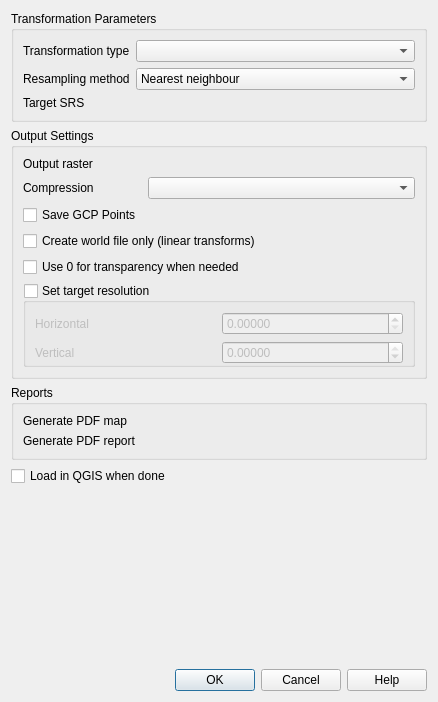
<?xml version="1.0" encoding="UTF-8"?>
<ui version="4.0">
 <class>QgsTransformSettingsDialog</class>
 <widget class="QDialog" name="QgsTransformSettingsDialog">
  <property name="geometry">
   <rect>
    <x>0</x>
    <y>0</y>
    <width>438</width>
    <height>702</height>
   </rect>
  </property>
  <property name="windowTitle">
   <string>Transformation Settings</string>
  </property>
  <layout class="QGridLayout" name="gridLayout_2">
   <item row="7" column="0">
    <spacer name="verticalSpacer">
     <property name="orientation">
      <enum>Qt::Vertical</enum>
     </property>
     <property name="sizeHint" stdset="0">
      <size>
       <width>20</width>
       <height>40</height>
      </size>
     </property>
    </spacer>
   </item>
   <item row="1" column="0">
    <widget class="QGroupBox" name="groupBox_2">
     <property name="title">
      <string>Output Settings</string>
     </property>
     <layout class="QGridLayout" name="gridLayout_5">
      <item row="3" column="0" colspan="2">
       <widget class="QCheckBox" name="mWorldFileCheckBox">
        <property name="text">
         <string>Create world file only (linear transforms)</string>
        </property>
       </widget>
      </item>
      <item row="0" column="0">
       <widget class="QLabel" name="label_2">
        <property name="sizePolicy">
         <sizepolicy hsizetype="Fixed" vsizetype="Preferred">
          <horstretch>0</horstretch>
          <verstretch>0</verstretch>
         </sizepolicy>
        </property>
        <property name="text">
         <string>Output raster</string>
        </property>
       </widget>
      </item>
      <item row="0" column="1">
       <widget class="QgsFileWidget" name="mOutputRaster" native="true"/>
      </item>
      <item row="4" column="0" colspan="2">
       <widget class="QCheckBox" name="cbxZeroAsTrans">
        <property name="text">
         <string>Use 0 for transparency when needed</string>
        </property>
        <property name="checked">
         <bool>false</bool>
        </property>
       </widget>
      </item>
      <item row="1" column="0">
       <widget class="QLabel" name="mCompressionLabel">
        <property name="sizePolicy">
         <sizepolicy hsizetype="Fixed" vsizetype="Preferred">
          <horstretch>0</horstretch>
          <verstretch>0</verstretch>
         </sizepolicy>
        </property>
        <property name="text">
         <string>Compression</string>
        </property>
        <property name="buddy">
         <cstring>cmbCompressionComboBox</cstring>
        </property>
       </widget>
      </item>
      <item row="1" column="1">
       <widget class="QComboBox" name="cmbCompressionComboBox">
        <property name="sizePolicy">
         <sizepolicy hsizetype="Preferred" vsizetype="Fixed">
          <horstretch>0</horstretch>
          <verstretch>0</verstretch>
         </sizepolicy>
        </property>
       </widget>
      </item>
      <item row="5" column="0" colspan="2">
       <widget class="QGroupBox" name="cbxUserResolution">
        <property name="title">
         <string>Set target resolution</string>
        </property>
        <property name="checkable">
         <bool>true</bool>
        </property>
        <property name="checked">
         <bool>false</bool>
        </property>
        <layout class="QGridLayout" name="gridLayout_3">
         <property name="bottomMargin">
          <number>0</number>
         </property>
         <item row="1" column="1">
          <widget class="QgsValidatedDoubleSpinBox" name="dsbVerticalRes">
           <property name="sizePolicy">
            <sizepolicy hsizetype="Minimum" vsizetype="Fixed">
             <horstretch>0</horstretch>
             <verstretch>0</verstretch>
            </sizepolicy>
           </property>
           <property name="frame">
            <bool>true</bool>
           </property>
           <property name="decimals">
            <number>5</number>
           </property>
           <property name="minimum">
            <double>-999999.000000000000000</double>
           </property>
           <property name="maximum">
            <double>0.000000000000000</double>
           </property>
          </widget>
         </item>
         <item row="0" column="0">
          <widget class="QLabel" name="label_4">
           <property name="text">
            <string>Horizontal</string>
           </property>
          </widget>
         </item>
         <item row="1" column="0">
          <widget class="QLabel" name="label_5">
           <property name="text">
            <string>Vertical</string>
           </property>
          </widget>
         </item>
         <item row="0" column="1">
          <widget class="QgsValidatedDoubleSpinBox" name="dsbHorizRes">
           <property name="decimals">
            <number>5</number>
           </property>
           <property name="minimum">
            <double>0.000000000000000</double>
           </property>
           <property name="maximum">
            <double>999999.000000000000000</double>
           </property>
          </widget>
         </item>
        </layout>
       </widget>
      </item>
      <item row="2" column="0">
       <widget class="QCheckBox" name="saveGcpCheckBox">
        <property name="text">
         <string>Save GCP Points</string>
        </property>
       </widget>
      </item>
     </layout>
    </widget>
   </item>
   <item row="5" column="0">
    <widget class="QGroupBox" name="groupBox_3">
     <property name="title">
      <string>Reports</string>
     </property>
     <layout class="QGridLayout" name="gridLayout_6">
      <item row="0" column="1">
       <widget class="QgsFileWidget" name="mPdfMap" native="true"/>
      </item>
      <item row="1" column="1">
       <widget class="QgsFileWidget" name="mPdfReport" native="true"/>
      </item>
      <item row="1" column="0">
       <widget class="QLabel" name="label_6">
        <property name="text">
         <string>Generate PDF report</string>
        </property>
       </widget>
      </item>
      <item row="0" column="0">
       <widget class="QLabel" name="label_7">
        <property name="text">
         <string>Generate PDF map</string>
        </property>
       </widget>
      </item>
     </layout>
    </widget>
   </item>
   <item row="8" column="0">
    <widget class="QDialogButtonBox" name="buttonBox">
     <property name="orientation">
      <enum>Qt::Horizontal</enum>
     </property>
     <property name="standardButtons">
      <set>QDialogButtonBox::Cancel|QDialogButtonBox::Help|QDialogButtonBox::Ok</set>
     </property>
    </widget>
   </item>
   <item row="0" column="0">
    <widget class="QGroupBox" name="groupBox">
     <property name="title">
      <string>Transformation Parameters</string>
     </property>
     <layout class="QGridLayout" name="gridLayout_4">
      <item row="0" column="0">
       <widget class="QLabel" name="label">
        <property name="sizePolicy">
         <sizepolicy hsizetype="Fixed" vsizetype="Preferred">
          <horstretch>0</horstretch>
          <verstretch>0</verstretch>
         </sizepolicy>
        </property>
        <property name="text">
         <string>Transformation type</string>
        </property>
       </widget>
      </item>
      <item row="0" column="1">
       <widget class="QComboBox" name="cmbTransformType">
        <property name="sizePolicy">
         <sizepolicy hsizetype="Preferred" vsizetype="Fixed">
          <horstretch>0</horstretch>
          <verstretch>0</verstretch>
         </sizepolicy>
        </property>
       </widget>
      </item>
      <item row="1" column="1">
       <widget class="QComboBox" name="cmbResampling">
        <property name="currentIndex">
         <number>0</number>
        </property>
        <item>
         <property name="text">
          <string>Nearest neighbour</string>
         </property>
        </item>
        <item>
         <property name="text">
          <string>Linear</string>
         </property>
        </item>
        <item>
         <property name="text">
          <string>Cubic</string>
         </property>
        </item>
        <item>
         <property name="text">
          <string>Cubic Spline</string>
         </property>
        </item>
        <item>
         <property name="text">
          <string>Lanczos</string>
         </property>
        </item>
       </widget>
      </item>
      <item row="1" column="0">
       <widget class="QLabel" name="textLabel1">
        <property name="sizePolicy">
         <sizepolicy hsizetype="Fixed" vsizetype="Preferred">
          <horstretch>0</horstretch>
          <verstretch>0</verstretch>
         </sizepolicy>
        </property>
        <property name="text">
         <string>Resampling method</string>
        </property>
        <property name="buddy">
         <cstring>cmbResampling</cstring>
        </property>
       </widget>
      </item>
      <item row="2" column="1">
       <widget class="QgsProjectionSelectionWidget" name="mCrsSelector" native="true">
        <property name="focusPolicy">
         <enum>Qt::StrongFocus</enum>
        </property>
       </widget>
      </item>
      <item row="2" column="0">
       <widget class="QLabel" name="label_3">
        <property name="sizePolicy">
         <sizepolicy hsizetype="Fixed" vsizetype="Preferred">
          <horstretch>0</horstretch>
          <verstretch>0</verstretch>
         </sizepolicy>
        </property>
        <property name="text">
         <string>Target SRS</string>
        </property>
       </widget>
      </item>
     </layout>
    </widget>
   </item>
   <item row="6" column="0">
    <widget class="QCheckBox" name="cbxLoadInQgisWhenDone">
     <property name="text">
      <string>Load in QGIS when done</string>
     </property>
    </widget>
   </item>
  </layout>
 </widget>
 <customwidgets>
  <customwidget>
   <class>QgsFileWidget</class>
   <extends>QWidget</extends>
   <header>qgsfilewidget.h</header>
   <container>1</container>
  </customwidget>
  <customwidget>
   <class>QgsProjectionSelectionWidget</class>
   <extends>QWidget</extends>
   <header>qgsprojectionselectionwidget.h</header>
   <container>1</container>
  </customwidget>
  <customwidget>
   <class>QgsValidatedDoubleSpinBox</class>
   <extends>QDoubleSpinBox</extends>
   <header location="global">qgsvalidateddoublespinbox.h</header>
  </customwidget>
 </customwidgets>
 <tabstops>
  <tabstop>cmbTransformType</tabstop>
  <tabstop>cmbResampling</tabstop>
  <tabstop>mCrsSelector</tabstop>
  <tabstop>mOutputRaster</tabstop>
  <tabstop>cmbCompressionComboBox</tabstop>
  <tabstop>mWorldFileCheckBox</tabstop>
  <tabstop>cbxZeroAsTrans</tabstop>
  <tabstop>cbxUserResolution</tabstop>
  <tabstop>dsbHorizRes</tabstop>
  <tabstop>dsbVerticalRes</tabstop>
  <tabstop>mPdfMap</tabstop>
  <tabstop>mPdfReport</tabstop>
 </tabstops>
 <resources/>
 <connections>
  <connection>
   <sender>buttonBox</sender>
   <signal>accepted()</signal>
   <receiver>QgsTransformSettingsDialog</receiver>
   <slot>accept()</slot>
   <hints>
    <hint type="sourcelabel">
     <x>248</x>
     <y>254</y>
    </hint>
    <hint type="destinationlabel">
     <x>157</x>
     <y>274</y>
    </hint>
   </hints>
  </connection>
  <connection>
   <sender>buttonBox</sender>
   <signal>rejected()</signal>
   <receiver>QgsTransformSettingsDialog</receiver>
   <slot>reject()</slot>
   <hints>
    <hint type="sourcelabel">
     <x>316</x>
     <y>260</y>
    </hint>
    <hint type="destinationlabel">
     <x>286</x>
     <y>274</y>
    </hint>
   </hints>
  </connection>
 </connections>
</ui>
